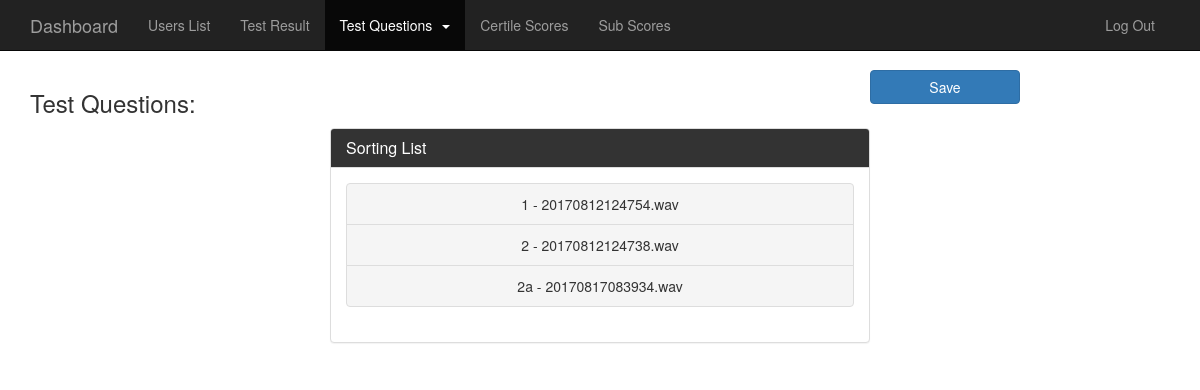
The app's page /index.php/uploadquestions/display_questions_order, older data.
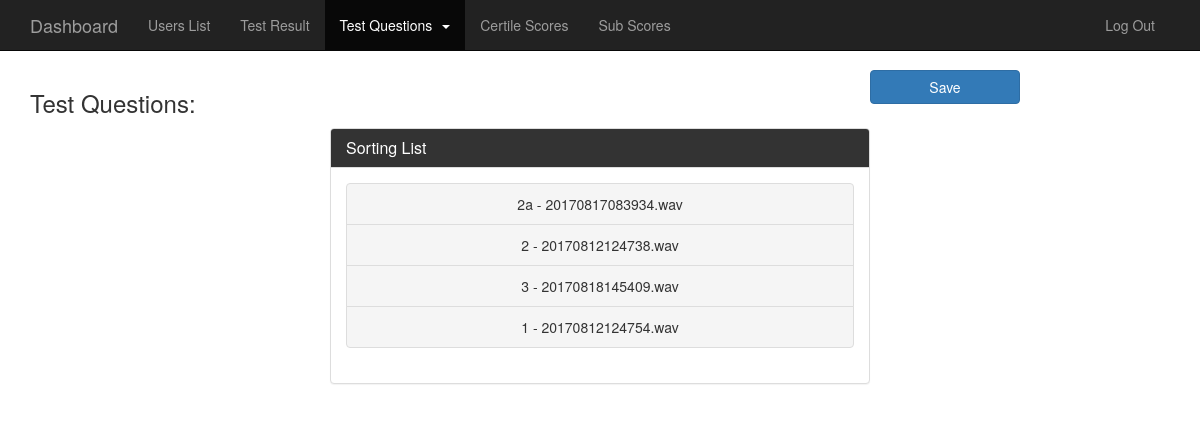
The same page, newer data.
### tables this page shows
CREATE TABLE IF NOT EXISTS `pitch_questions` (
  `id` int(11) NOT NULL AUTO_INCREMENT,
  `questioncode` varchar(15) NOT NULL,
  `serial_number` varchar(15) NOT NULL,
  `questionname` varchar(100) DEFAULT NULL,
  `questiondesc` varchar(255) DEFAULT NULL,
  `questiontype` varchar(8) NOT NULL,
  `audiopath` varchar(255) NOT NULL,
  `audiofilename` varchar(100) NOT NULL,
  `answer` int(2) NOT NULL,
  `active` tinyint(1) DEFAULT '1',
  `addeddate` datetime DEFAULT NULL,
  `includeinscoring` tinyint(1) DEFAULT '1',
  `show_or_hide` tinyint(1) NOT NULL DEFAULT '1',
  PRIMARY KEY (`id`),
  UNIQUE KEY `questioncode` (`questioncode`)
);

### application/controllers/UploadQuestions.php (called while the page is built, shortened)
<?php
class Uploadquestions extends CI_Controller {
	function display_questions_order()
	{
		$this->load->model('adminmodel');
		$arrData['questions'] = $this->adminmodel->fetch_questions();
		if(isset($arrData['questions']['order'])) {
			$result = $arrData['questions'];
			$test_order = $result['order']['test'];
			$test_order_count = count($test_order);
			$test = array();
			for($i=0; $i<$test_order_count; $i++)
			{
				$id = $test_order[$i];
				foreach($result['test'] as $row)
				{
					if($row['id'] == $id)
					{
						array_push($test, $row);
					}
				}
			}
			$arrData['questions']['test'] = $test;
			$this->load->view('display_questions_order',$arrData);
		} else {
			$this->load->view('display_questions_order', $arrData);
		}
	}
}

### index.php (called while the page is built, shortened)
<?php
require_once BASEPATH.'core/CodeIgniter.php';

### application/models/AdminModel.php (called while the page is built, shortened)
<?php
class Adminmodel extends CI_Model
{
	function fetch_questions()
	{
		$sql = 'SELECT * FROM pitch_questions_order WHERE type="questions"';
		$result = $this->db->query($sql);
		if($result->num_rows() > 0)
		{
			$row = $result->row();
			$obj = unserialize($row->question_order);
			$array['order'] = $obj;
		}
		$query = 'SELECT id,serial_number,audiofilename FROM pitch_questions WHERE questiontype="test" and active = 1';
		$testQuery = $this->db->query($query);
		$array['test'] = $testQuery->result_array();
		return $array;
	}
}
?>

### application/views/display_questions_order.php (the view, shortened to what this page needs)
<?php include 'admin_header.php'; ?>
			<nav class="navbar navbar-inverse navbar-fixed-top">
				<div class="uploadQuestionspage container">
					<div class="navbar-header">
					  <a class="navbar-brand" href="#">Dashboard</a>
					</div>
					<div id="navbar" class="navbar-collapse collapse">
						<ul class="nav navbar-nav" style="float:none;">
							<li><a href="<?=base_url();?>userslist">Users List</a></li>
							<li><a href="<?=base_url();?>usertestresult">Test Result</a></li>
							<li class="dropdown active">
								<a href="#" class="dropdown-toggle" data-toggle="dropdown" role="button" aria-haspopup="true" aria-expanded="false">Test Questions<span class="caret" style="margin-left:10px;"></span></a>
							</li>
							<li><a href="<?=base_url();?>certilescores">Certile Scores</a></li>
							<li><a href="<?=base_url();?>subscores">Sub Scores</a></li>
							<li class="pull-right"><a href="<?=base_url();?>admindashboard/logout">Log Out</a></li>
						</ul>
					</div>
			  </div>
			</nav>
			<div class="saveBtn">
				<a id="saveQuestionOrder" class="btn btn-primary pull-right col-md-1 col-sm-1" style="width:150px; min-width:inherit; margin:0px 15% 2% 0px;">Save</a>
			</div>
			<section class="adminDashboardView">
				<div class="DisplayQuestionsOrder container">
					<h3>Test Questions:</h3>
					<div class="container-fluid">
						<div class="row">
							<div class="col-md-6 col-md-offset-3">
								<div class="panel panel-default">
									<div class="panel-heading">
										<h1 class="panel-title">Sorting List</h1>
									</div>
									<div id="container1" class="panel-body box-container">
										<ul id="testSortable" class="list-group">
											<?php
												foreach($questions['test'] as $row)
												{
											?>
												<li class="list-group-item" id="<?=$row['id'];?>"><?=$row['serial_number'];?> - <?=$row['audiofilename'];?></li>
											<?php
												}
											?>
										</ul>
									</div>
								</div>
							</div>
						</div>
					</div>
				</div>
			</section>
<?php include 'admin_footer.php'; ?>

### application/views/admin_header.php (shortened to what this page needs)
<!DOCTYPE html>
<html class="no-js">
<head>
		<link rel="stylesheet" href="https://maxcdn.bootstrapcdn.com/bootstrap/3.3.7/css/bootstrap.min.css">
		<link href="<?=base_url();?>resources/css/admin.css" rel="stylesheet" />
		<link href="<?=base_url();?>resources/css/jquery.dataTables.css" rel="stylesheet" />
		<link href="<?=base_url();?>resources/css/sweetalert.css" rel="stylesheet" />
</head>
	<body>

### application/views/admin_footer.php
	</body>
</html>

### resources/css/admin.css (style rules this page uses)
html, body { height: 100%; background:#fff; }
.adminDashboardView { margin:70px 10px 0px; }
.box-container { min-height: 70px; }
.list-group { text-align: center; }
.list-group-item { background-color: #f5f5f5 !important; }
.DisplayQuestionsOrder .panel-default>.panel-heading { color: #fff; background-color: #333; border-color: #ddd; }

Row changes from the older to the newer data that the page shows:
shown differently, row unchanged: pitch_questions "20170817083934.wav": moves up the list
shown differently, row unchanged: pitch_questions "20170812124738.wav": moves down the list
added pitch_questions: serial_number "3", audiofilename "20170818145409.wav"
